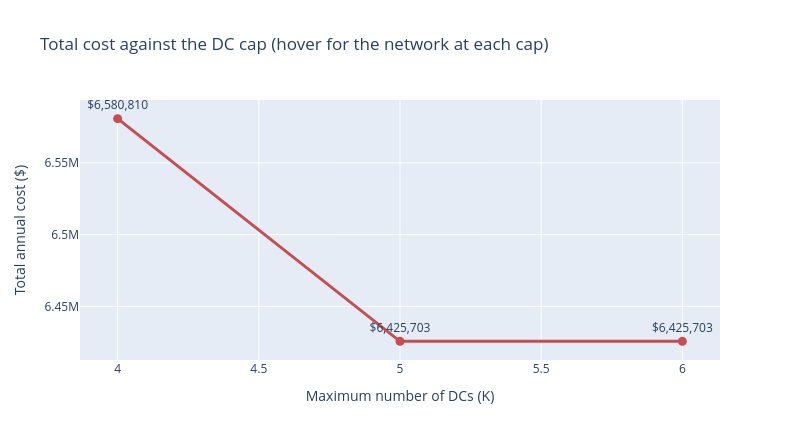

Notebook code cell kept with this figure:
### Code cell
feasible = cap_study[cap_study.feasible]

fig = go.Figure(go.Scatter(
    x=feasible.index, y=feasible["total cost"], mode="lines+markers+text",
    text=[f"${v:,.0f}" for v in feasible["total cost"]], textposition="top center",
    line=dict(color="#c44e52", width=3), marker=dict(size=9),
    hovertemplate="cap=%{x}<br>$%{y:,.0f}<br>%{customdata}<extra></extra>",
    customdata=feasible["network"]))

fig.update_layout(
    title="Total cost against the DC cap (hover for the network at each cap)",
    xaxis_title="Maximum number of DCs (K)", yaxis_title="Total annual cost ($)", height=440, width=800)

fig.show()

### Figure 1 — Plotly figure (JSON) as saved in the notebook; plotly's stock layout.template omitted (floating-point values rounded to 4 significant figures)
{"data": [{"customdata": ["Joliet, Columbus, FortWorth, Reno", "Joliet, Columbus, Memphis, FortWorth, Reno", "Joliet, Columbus, Memphis, FortWorth, Reno"], "hovertemplate": "cap=%{x}<br>$%{y:,.0f}<br>%{customdata}<extra></extra>", "line": {"color": "#c44e52", "width": 3}, "marker": {"size": 9}, "mode": "lines+markers+text", "text": ["$6,580,810", "$6,425,703", "$6,425,703"], "textposition": "top center", "type": "scatter", "x": [4, 5, 6], "y": [6581000.0, 6426000.0, 6426000.0]}], "layout": {"height": 440, "title": {"text": "Total cost against the DC cap (hover for the network at each cap)"}, "width": 800, "xaxis": {"title": {"text": "Maximum number of DCs (K)"}}, "yaxis": {"title": {"text": "Total annual cost ($)"}}}}
